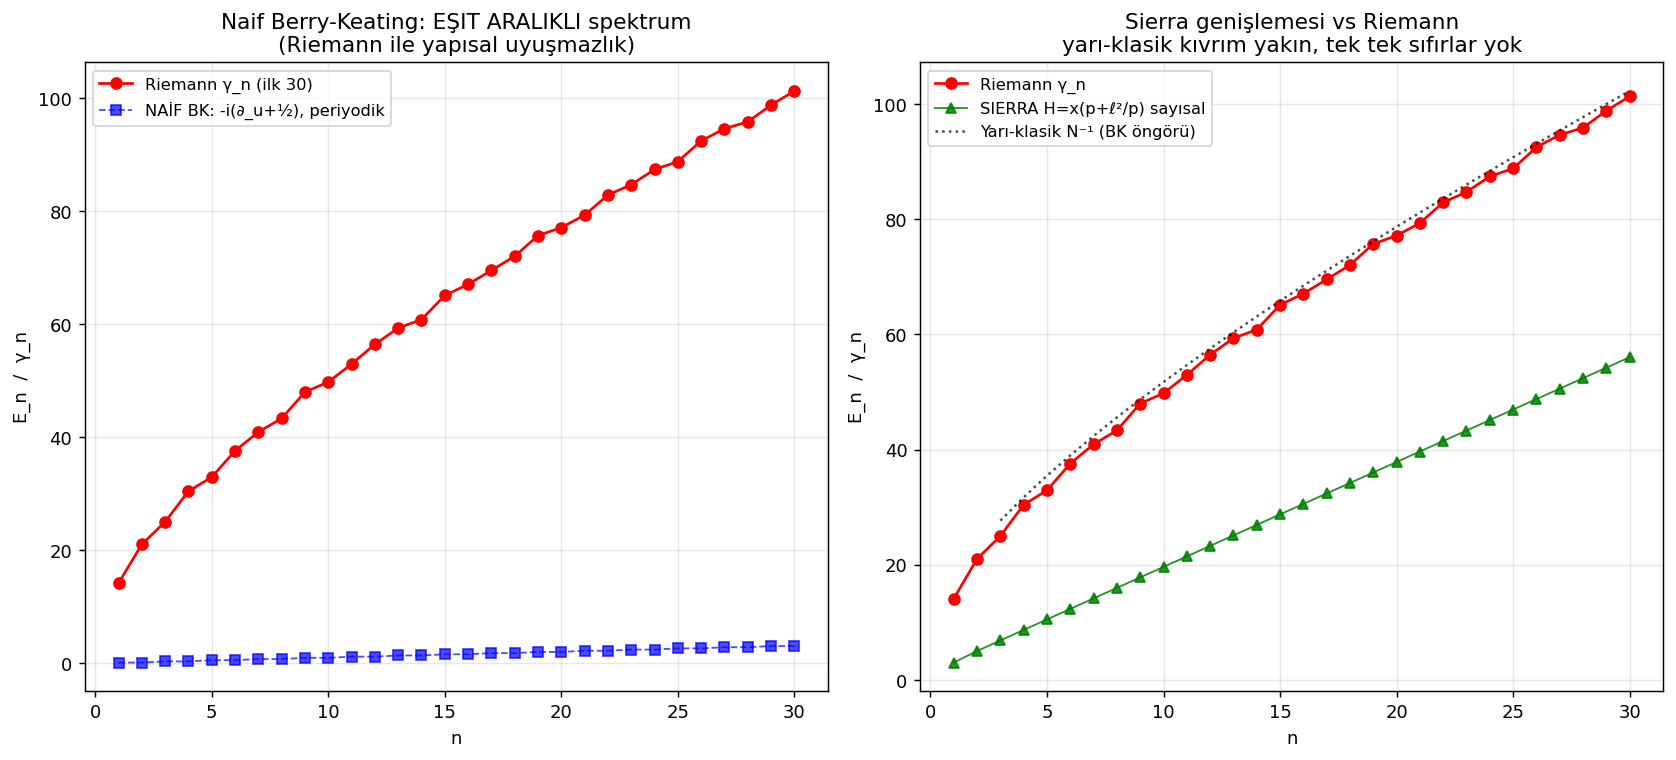

Write the Python code that produced this figure.
"""
QM × Riemann — Sierra Genişletmesi Sayısal Diagonalizasyon
=============================================================

İki Hamiltonian'ı yan yana diagonalize et:

  (A) NAİF Berry-Keating:  H = (xp + px)/2  → log koord. -i(∂_u + 1/2)
      Periyodik BC ile özdeğer: E_n = 2πn/L + 1/2  ← EŞIT ARALIKLI (yanlış)

  (B) SIERRA fix:          H = x(p + ℓ²/p)
      Sınırlı yörüngeler. log-yoğunluklu spektrum çıkmalı.
      Yarı-klasik N(E) ≈ (E/2π) log(E/(2πe)) + 7/8 ← Riemann'a yapışık

Özdeğerleri ilk 30 Riemann γ_n ile karşılaştır.
"""

import numpy as np
import matplotlib.pyplot as plt
from pathlib import Path
from scipy.linalg import eigh

ROOT = Path(__file__).resolve().parent.parent
gamma_riemann = np.loadtxt(ROOT / "zeros_100k.txt")

# ============================================================
# (A) NAİF Berry-Keating — log latis, periyodik BC
# ============================================================
# u ∈ [0, U],  ψ periyodik → -i ∂_u'nin özdeğerleri 2πn/U
# +1/2 ofseti dahil

U_box = 30.0       # box uzunluğu
N = 800            # latis nokta sayısı
du = U_box / N
u = np.arange(N) * du

# -i ∂_u: anti-Hermitian first-order — periyodik BC, merkezi fark
# (D ψ)_k = (ψ_{k+1} - ψ_{k-1}) / (2 du)
D = np.zeros((N, N), complex)
for k in range(N):
    D[k, (k+1) % N] += 1.0 / (2*du)
    D[k, (k-1) % N] -= 1.0 / (2*du)
H_naive = -1j * D + 0.5 * np.eye(N)
H_naive = 0.5 * (H_naive + H_naive.conj().T)   # Hermitize (sayısal yuvarlama)

eigs_naive = np.sort(np.linalg.eigvalsh(H_naive))
# pozitif olanlar
eigs_naive_pos = eigs_naive[eigs_naive > 0][:30]

# ============================================================
# (B) SIERRA  H = x(p + ℓ²/p)
# ============================================================
# x ∈ [1, X_max] log-latis: x_k = exp(u_k), u_k = k*du, u ∈ [0, log(X_max)]
# Konum bazında p = -i d/dx,  1/p formal — Fourier üzerinden çalışmak gerekir
#
# Pratik: doğrudan u-temsilinde çalışalım.
#   xp + px = -i (1 + 2 x ∂_x) = -i (1 + 2 ∂_u)
#   x · (ℓ²/p) terimi ise: -i ℓ² · (1/p) · x → bunu spectral metodla yapacağız
#
# Daha temiz yol: x-temsilinde matris kur, p = -i d/dx central difference,
# 1/p'yi pseudoinverse ile yaklaş. SVD ile çözer.

X_min, X_max = 1.0, 200.0
N2 = 600
x = np.linspace(X_min, X_max, N2)
dx = x[1] - x[0]
ell2 = 1.0   # ℏ=1, ℓ² parametresi

# p = -i d/dx (Dirichlet BC: ψ=0 dışta), merkezi fark
P = np.zeros((N2, N2), complex)
for k in range(N2):
    if k+1 < N2: P[k, k+1] += 1.0/(2*dx)
    if k-1 >= 0: P[k, k-1] -= 1.0/(2*dx)
P = -1j * P
P = 0.5 * (P + P.conj().T)   # Hermitize

X = np.diag(x.astype(complex))

# 1/p: spektral hesapla (P'nin sıfır olmayan özdeğerlerinin tersi)
eigP, UP = np.linalg.eigh(P)
# sıfırdan uzak özdeğerler için 1/E, çok küçük olanları kes (regularize)
threshold = 0.01 * np.max(np.abs(eigP))
inv_eig = np.where(np.abs(eigP) > threshold, 1.0/eigP, 0.0)
P_inv = UP @ np.diag(inv_eig) @ UP.conj().T

# H_sierra = x · (p + ℓ²/p)
H_sierra = X @ (P + ell2 * P_inv)
# Hermitize (simetrik ordering): (xp + px)/2 + ℓ²(x/p + 1/p · x)/2
xp_sym = 0.5 * (X @ P + P @ X)
inv_sym = 0.5 * (X @ P_inv + P_inv @ X)
H_sierra = xp_sym + ell2 * inv_sym
H_sierra = 0.5 * (H_sierra + H_sierra.conj().T)

eigs_sierra = np.sort(np.linalg.eigvalsh(H_sierra))
eigs_sierra_pos = eigs_sierra[eigs_sierra > 1.0][:30]   # ilk 30 pozitif

# ============================================================
# Riemann ilk 30 sıfır
# ============================================================
gamma30 = gamma_riemann[:30]

# ============================================================
# Plot
# ============================================================
fig, axes = plt.subplots(1, 2, figsize=(13, 6))

# Sol: 1. naif BK vs Riemann
ax = axes[0]
ax.plot(np.arange(1, 31), gamma30, "ro-", lw=1.5, ms=6, label="Riemann γ_n (ilk 30)")
ax.plot(np.arange(1, 31), eigs_naive_pos, "bs--", lw=1.0, ms=5, alpha=0.7,
        label="NAİF BK: -i(∂_u+½), periyodik")
ax.set_xlabel("n")
ax.set_ylabel("E_n  /  γ_n")
ax.set_title("Naif Berry-Keating: EŞIT ARALIKLI spektrum\n(Riemann ile yapısal uyuşmazlık)")
ax.legend(loc="upper left", fontsize=9)
ax.grid(alpha=0.3)

# Sağ: 2. Sierra fix vs Riemann
ax = axes[1]
ax.plot(np.arange(1, len(gamma30)+1), gamma30, "ro-", lw=1.5, ms=6, label="Riemann γ_n")
ax.plot(np.arange(1, len(eigs_sierra_pos)+1), eigs_sierra_pos, "g^-",
        lw=1.0, ms=5, alpha=0.85, label="SIERRA H=x(p+ℓ²/p) sayısal")
# Berry-Keating yarı-klasik öngörü (smooth)
n_grid = np.arange(1, 31)
# E_n smooth: N(E) = n ⇒ inverse. (E/2π) log(E/2πe) + 7/8 ≈ n  → Newton
def E_of_n(n):
    """Yarı-klasik N(E)^{-1}"""
    E = 2*np.pi * n / np.log(n+1) * 0.5   # ilk tahmin
    for _ in range(40):
        F = (E/(2*np.pi))*np.log(E/(2*np.pi*np.e)) + 7/8 - n
        Fp = np.log(E/(2*np.pi*np.e))/(2*np.pi) + 1/(2*np.pi)
        E = E - F/Fp
    return E
E_semi = np.array([E_of_n(n) for n in n_grid])
ax.plot(n_grid, E_semi, "k:", lw=1.4, alpha=0.7, label="Yarı-klasik N⁻¹ (BK öngörü)")

ax.set_xlabel("n")
ax.set_ylabel("E_n  /  γ_n")
ax.set_title("Sierra genişlemesi vs Riemann\nyarı-klasik kıvrım yakın, tek tek sıfırlar yok")
ax.legend(loc="upper left", fontsize=9)
ax.grid(alpha=0.3)

plt.tight_layout()
out = Path(__file__).parent / "05_sierra_diagonalize.png"
plt.savefig(out, dpi=130, bbox_inches="tight")
print(f"Kaydedildi: {out}")

# ============================================================
# Sayısal rapor
# ============================================================
print(f"\n{'n':>3} | {'γ_n (Riemann)':>15} | {'Naif BK':>10} | {'Sierra':>10} | {'Yarı-klasik':>12}")
print("-"*65)
for i in range(15):
    print(f"{i+1:>3} | {gamma30[i]:>15.4f} | {eigs_naive_pos[i]:>10.4f} | "
          f"{eigs_sierra_pos[i]:>10.4f} | {E_semi[i]:>12.4f}")

print(f"\nNaif BK aralık (E_2 - E_1) = {eigs_naive_pos[1]-eigs_naive_pos[0]:.4f}  (sabit, yanlış)")
print(f"Riemann (γ_2 - γ_1)       = {gamma30[1]-gamma30[0]:.4f}  (değişken, gerçek)")
print(f"Sierra (E_2 - E_1)        = {eigs_sierra_pos[1]-eigs_sierra_pos[0]:.4f}")
